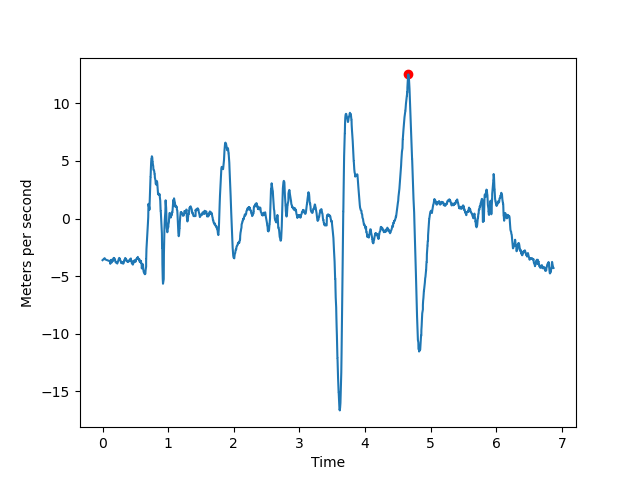

The Python source for this figure:
import numpy as np
import matplotlib.pyplot as plt
import os

# Load CSV data
csv_filename = 'sample_sensor_data.csv'
data = np.genfromtxt(csv_filename, delimiter=',').T
timestamps = (data[0] - data[0, 0]) / 1000 
accel_data = data[1:4]
gyro_data = data[4:-1]

# Find the peak
def peak_detection(t, sig):
    peaks = []
    max_val = -np.Inf
    N = len(sig)

    for i in range(N):
        if sig[i] > max_val:
            max_val = sig[i]
            position = t[i]

    peaks.append((position, max_val))
    return np.array(peaks)

max_peaks = peak_detection(timestamps, accel_data[0])

# Plot
plt.plot(timestamps, accel_data[0])
plt.scatter(max_peaks[:,0], max_peaks[:,1], color = 'red')
plt.xlabel("Time")
plt.ylabel("Meters per second")
plt.show()
